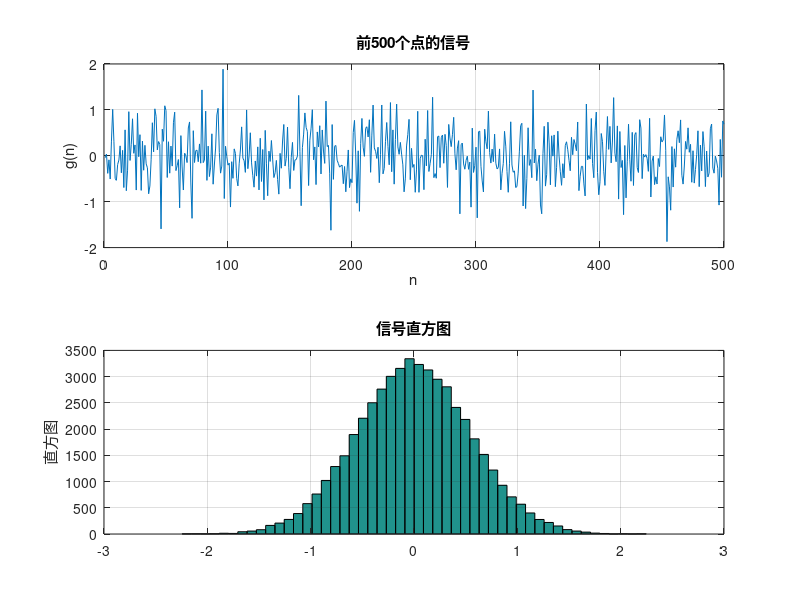

This chart was generated by the following MATLAB code:
clear; % 清除内存中可能保留的MATLAB变量

N = 50000; % 信号长度
power_target = 0.3; % 目标功率

% 生成均值为0、方差为1的高斯分布随机数
g = randn(1, N);
% 调整信号的方差以满足目标功率
std_deviation = sqrt(power_target);
g = g * std_deviation ;

g_mean = mean(g); % 计算均值
power_g = var(g); % 计算方差

% 绘制信号的前500个点
subplot(211);
plot(g(1:500));
grid on;
ylabel('g(n)');
xlabel('n');
title('前500个点的信号');

% 绘制信号的直方图
subplot(212);
hist(g, 50); % 基于向量g中的元素创建直方图
grid on;
ylabel('直方图');
title('信号直方图');

disp(['均值: ', num2str(g_mean)]);
disp(['功率: ', num2str(power_g)]);
